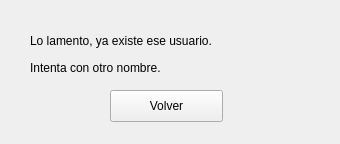
<?xml version="1.0" encoding="UTF-8"?>
<ui version="4.0">
 <class>Form</class>
 <widget class="QWidget" name="Form">
  <property name="geometry">
   <rect>
    <x>0</x>
    <y>0</y>
    <width>340</width>
    <height>144</height>
   </rect>
  </property>
  <property name="windowTitle">
   <string>Form</string>
  </property>
  <widget class="QLabel" name="label">
   <property name="geometry">
    <rect>
     <x>30</x>
     <y>20</y>
     <width>291</width>
     <height>41</height>
    </rect>
   </property>
   <property name="text">
    <string>Lo lamento, ya existe ese usuario. </string>
   </property>
  </widget>
  <widget class="QPushButton" name="volver">
   <property name="geometry">
    <rect>
     <x>110</x>
     <y>90</y>
     <width>113</width>
     <height>32</height>
    </rect>
   </property>
   <property name="text">
    <string>Volver</string>
   </property>
  </widget>
  <widget class="QLabel" name="label_2">
   <property name="geometry">
    <rect>
     <x>30</x>
     <y>60</y>
     <width>191</width>
     <height>16</height>
    </rect>
   </property>
   <property name="text">
    <string>Intenta con otro nombre.</string>
   </property>
  </widget>
 </widget>
 <resources/>
 <connections/>
</ui>
